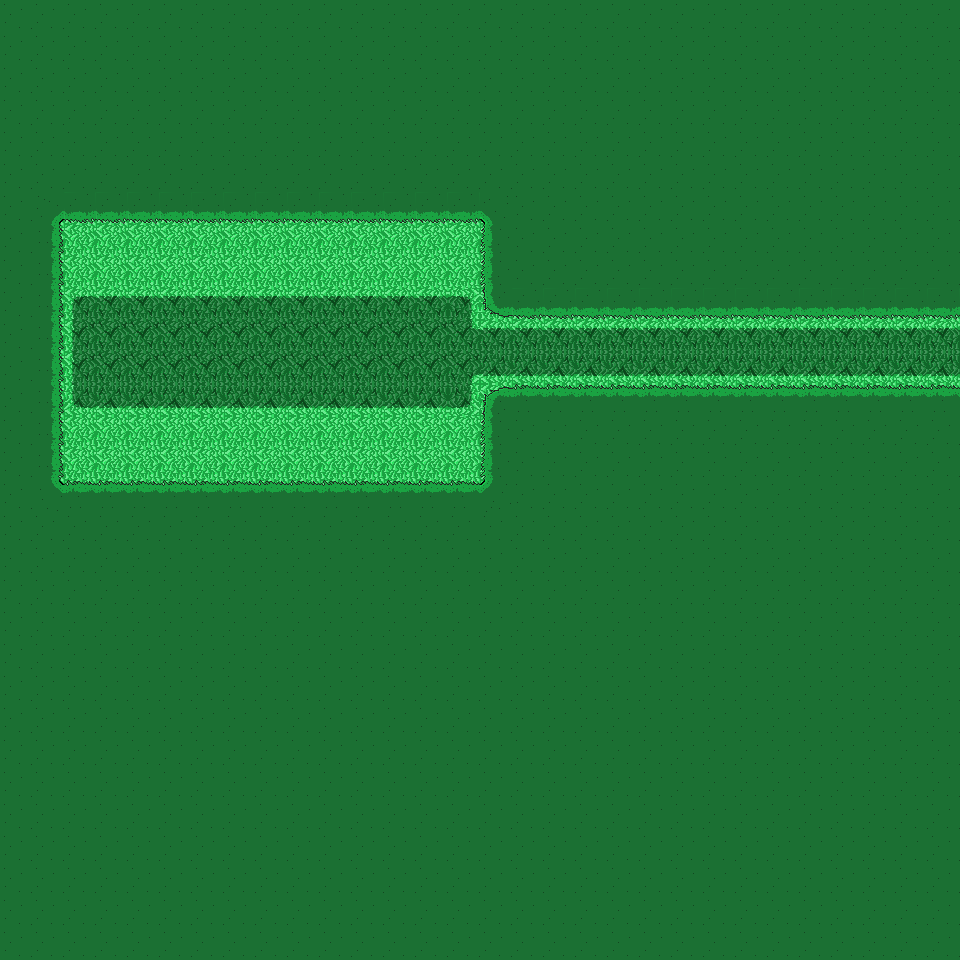

Below is a game level as drawn by its tile map, then a one-line description and the .tmx that defines it (tile-layer data replaced by summaries):
An orthogonal 30x30 tile map with 32x32 px tiles, 2 tile layers (Background, Foreground) and 7 objects (2x Penguin, TriggerWarp, MexicanRaccoon, TriggerCutScene, Indication, ...).

<map version="1.0" orientation="orthogonal" width="30" height="30" tilewidth="32" tileheight="32">
 <tileset firstgid="1" source="Jungle.tsx" />
 <layer name="Background" width="30" height="30">
  <data>[900 cells, 900 non-empty, 11 distinct tile ids]</data>
 </layer>
 <layer name="Foreground" width="30" height="30">
  <data>[900 cells, 766 non-empty, 11 distinct tile ids]</data>
 </layer>
 <objectgroup name="Objects" width="30" height="30">
  <object name="TriggerWarpTuto3Left" type="TriggerWarp" x="581" y="290" width="55" height="125">
   <properties>
    <property name="respawn" value="left" />
    <property name="url" value="Maps/Tuto3.json" />
   </properties>
  </object>
  <object name="Penguin0" type="Penguin" x="448" y="307" width="32" height="32" />
  <object name="MexicanRaccoon" type="MexicanRaccoon" x="216" y="433" width="86" height="27">
   <properties>
    <property name="url" value="mexicanRaccoon_tuto2" />
   </properties>
  </object>
  <object name="TriggerCutScenePary" type="TriggerCutScene" x="132" y="225" width="66" height="255">
   <properties>
    <property name="url" value="CutScenes/tuto2_cutscene1" />
   </properties>
  </object>
  <object name="Penguin1" type="Penguin" x="448" y="362" width="32" height="32" />
  <object type="Indication" x="109" y="157" width="265" height="39">
   <properties>
    <property name="type" value="deflect" />
   </properties>
  </object>
 </objectgroup>
 <objectgroup name="RespawnPoints" width="30" height="30">
  <object name="RespawnPointLeftTuto2" type="RespawnPoint" x="71" y="320" width="33" height="64">
   <properties>
    <property name="location" value="left" />
   </properties>
  </object>
 </objectgroup>
 <objectgroup name="DisabledObjects" width="30" height="30" />
</map>
